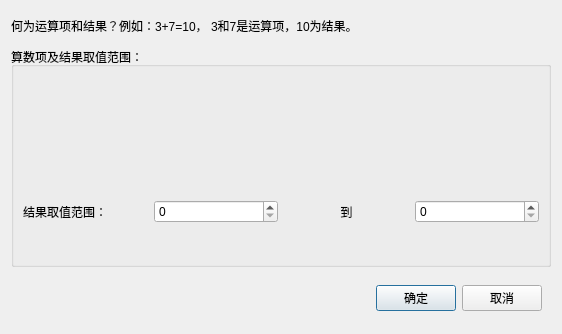
<?xml version="1.0" encoding="UTF-8"?>
<ui version="4.0">
 <class>Dialog</class>
 <widget class="QDialog" name="Dialog">
  <property name="geometry">
   <rect>
    <x>0</x>
    <y>0</y>
    <width>562</width>
    <height>334</height>
   </rect>
  </property>
  <property name="windowTitle">
   <string>运算项设置</string>
  </property>
  <layout class="QVBoxLayout" name="verticalLayout_3">
   <item>
    <widget class="QLabel" name="label">
     <property name="maximumSize">
      <size>
       <width>16777215</width>
       <height>30</height>
      </size>
     </property>
     <property name="text">
      <string>何为运算项和结果？例如：3+7=10， 3和7是运算项，10为结果。</string>
     </property>
    </widget>
   </item>
   <item>
    <widget class="QGroupBox" name="groupBox">
     <property name="title">
      <string>算数项及结果取值范围：</string>
     </property>
     <layout class="QVBoxLayout" name="verticalLayout">
      <item>
       <widget class="QWidget" name="wgtItems" native="true">
        <layout class="QVBoxLayout" name="verticalLayout_2">
         <property name="leftMargin">
          <number>0</number>
         </property>
         <property name="topMargin">
          <number>0</number>
         </property>
         <property name="rightMargin">
          <number>0</number>
         </property>
         <property name="bottomMargin">
          <number>0</number>
         </property>
        </layout>
       </widget>
      </item>
      <item>
       <widget class="QWidget" name="widget_3" native="true">
        <layout class="QHBoxLayout" name="horizontalLayout_2">
         <property name="leftMargin">
          <number>0</number>
         </property>
         <property name="topMargin">
          <number>0</number>
         </property>
         <property name="rightMargin">
          <number>0</number>
         </property>
         <property name="bottomMargin">
          <number>0</number>
         </property>
         <item>
          <widget class="QLabel" name="label_11">
           <property name="text">
            <string>结果取值范围：</string>
           </property>
          </widget>
         </item>
         <item>
          <widget class="QSpinBox" name="spbResStart"/>
         </item>
         <item>
          <widget class="QLabel" name="label_10">
           <property name="text">
            <string>到</string>
           </property>
           <property name="alignment">
            <set>Qt::AlignCenter</set>
           </property>
          </widget>
         </item>
         <item>
          <widget class="QSpinBox" name="spbResEnd"/>
         </item>
        </layout>
       </widget>
      </item>
     </layout>
    </widget>
   </item>
   <item>
    <widget class="QWidget" name="widget" native="true">
     <property name="maximumSize">
      <size>
       <width>16777215</width>
       <height>50</height>
      </size>
     </property>
     <layout class="QHBoxLayout" name="horizontalLayout">
      <item>
       <spacer name="horizontalSpacer">
        <property name="orientation">
         <enum>Qt::Horizontal</enum>
        </property>
        <property name="sizeHint" stdset="0">
         <size>
          <width>315</width>
          <height>20</height>
         </size>
        </property>
       </spacer>
      </item>
      <item>
       <widget class="QPushButton" name="btnOK">
        <property name="text">
         <string>确定</string>
        </property>
       </widget>
      </item>
      <item>
       <widget class="QPushButton" name="btnCancel">
        <property name="text">
         <string>取消</string>
        </property>
       </widget>
      </item>
     </layout>
    </widget>
   </item>
  </layout>
 </widget>
 <resources/>
 <connections/>
</ui>
